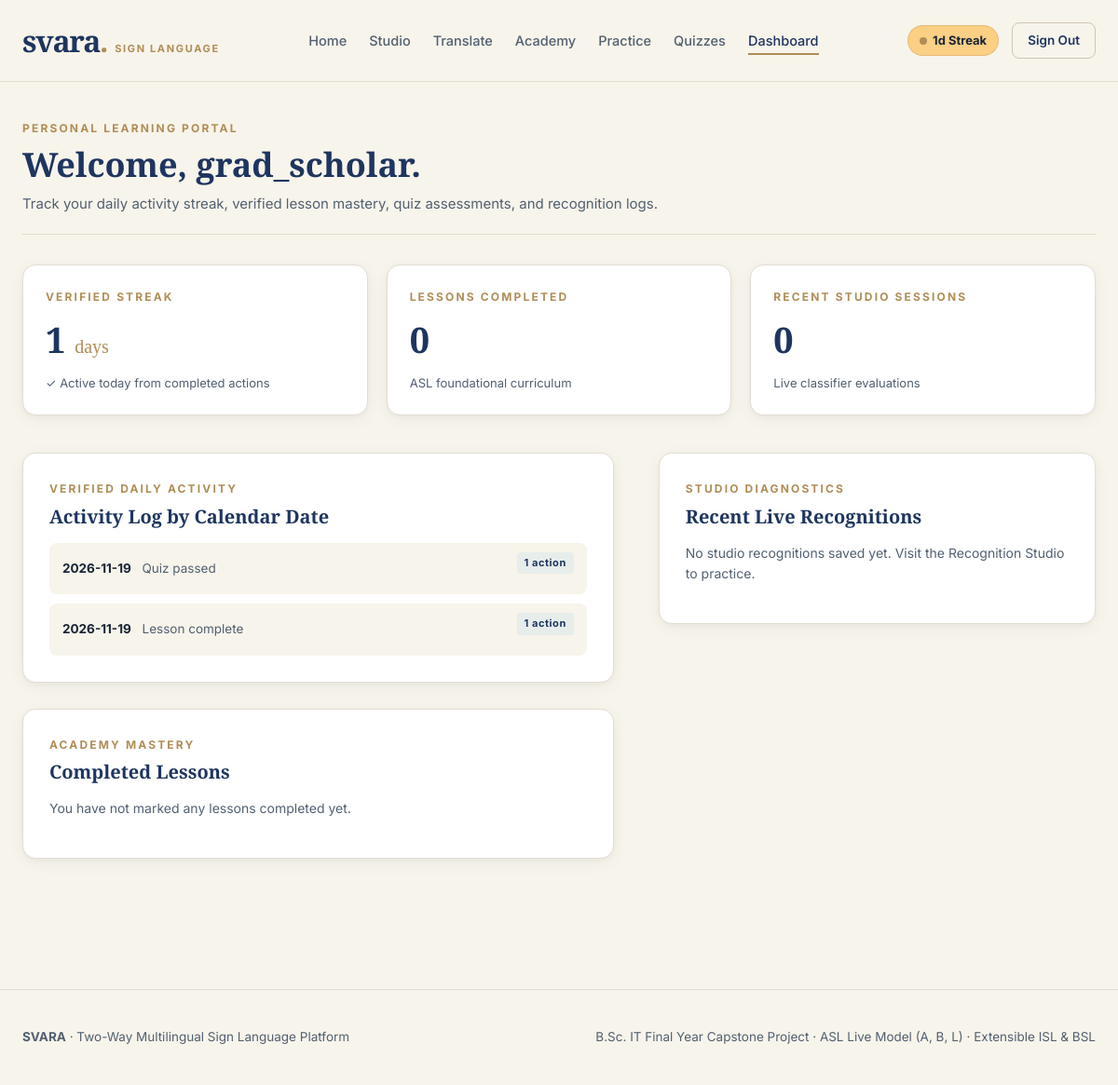
/dashboard (signed in), run on the app's committed database.
### tables this page shows
CREATE TABLE users (
                id INTEGER PRIMARY KEY AUTOINCREMENT,
                username TEXT UNIQUE NOT NULL,
                email TEXT UNIQUE NOT NULL,
                password_hash TEXT NOT NULL,
                created_at TEXT NOT NULL DEFAULT CURRENT_TIMESTAMP
            );

CREATE TABLE daily_activity (
                id INTEGER PRIMARY KEY AUTOINCREMENT,
                user_id INTEGER NOT NULL,
                calendar_date TEXT NOT NULL, -- Format: YYYY-MM-DD
                activity_type TEXT NOT NULL, -- 'lesson_complete' | 'quiz_passed' | 'practice_sign'
                count INTEGER NOT NULL DEFAULT 1,
                updated_at TEXT NOT NULL DEFAULT CURRENT_TIMESTAMP,
                FOREIGN KEY (user_id) REFERENCES users(id) ON DELETE CASCADE,
                UNIQUE (user_id, calendar_date, activity_type)
            );

### app.py (the view)
@app.get("/dashboard")
@login_required
def dashboard():
    user_id = session["user_id"]
    with get_connection() as conn:
        cursor = conn.cursor()
        cursor.execute("""
            SELECT calendar_date, activity_type, count
            FROM daily_activity
            WHERE user_id = ?
            ORDER BY calendar_date DESC LIMIT 14
        """, (user_id,))
        recent_activities = [dict(r) for r in cursor.fetchall()]
        cursor.execute("""
            SELECT l.title, l.unit_number, lp.completed_at
            FROM lesson_progress lp
            JOIN lessons l ON lp.lesson_id = l.id
            WHERE lp.user_id = ?
            ORDER BY lp.completed_at DESC
        """, (user_id,))
        completed_lessons = [dict(r) for r in cursor.fetchall()]
        cursor.execute("""
            SELECT q.question, qa.is_correct, qa.created_at
            FROM quiz_attempts qa
            JOIN quizzes q ON qa.quiz_id = q.id
            WHERE qa.user_id = ?
            ORDER BY qa.created_at DESC LIMIT 5
        """, (user_id,))
        recent_quizzes = [dict(r) for r in cursor.fetchall()]
        cursor.execute("""
            SELECT language_code, sign_label, confidence, status, created_at
            FROM recognition_history
            WHERE user_id = ?
            ORDER BY created_at DESC LIMIT 10
        """, (user_id,))
        recent_predictions = [dict(r) for r in cursor.fetchall()]
    streak = calculate_streak(user_id)
    return render_template(
        "dashboard.html",
        page="dashboard",
        streak=streak,
        recent_activities=recent_activities,
        completed_lessons=completed_lessons,
        recent_quizzes=recent_quizzes,
        recent_predictions=recent_predictions
    )

### app.py (called while the page is built)
def login_required(f):
    @wraps(f)
    def decorated_function(*args, **kwargs):
        if "user_id" not in session:
            flash("Please sign in to access this section.", "notice")
            return redirect(url_for("auth_view", next=request.path))
        return f(*args, **kwargs)
    return decorated_function

@app.context_processor
def inject_globals():
    user = None
    streak_info = {"current_streak": 0, "active_today": False}
    if "user_id" in session:
        user = get_user_by_id(session["user_id"])
        streak_info = calculate_streak(session["user_id"])
    return {
        "current_user": user,
        "user_streak": streak_info,
        "supported_languages": adapter.get_supported_languages()
    }

### database/db.py (called while the page is built)
def get_connection():
    conn = sqlite3.connect(DB_PATH)
    conn.row_factory = sqlite3.Row
    conn.execute("PRAGMA foreign_keys = ON")
    return conn

def get_user_by_id(user_id: int):
    with get_connection() as conn:
        cursor = conn.cursor()
        cursor.execute("SELECT id, username, email, created_at FROM users WHERE id = ?", (user_id,))
        return cursor.fetchone()

### templates/dashboard.html (shortened to what this page needs)
{% extends "base.html" %}
{% block content %}
<div style="border-bottom:1px solid var(--border-subtle); padding-bottom:20px; margin-bottom:32px;">
  <span class="eyebrow">Personal Learning Portal</span>
  <h1 style="font-size:36px; margin:8px 0;">Welcome, {{ current_user.username }}.</h1>
  <p style="color:var(--ink-muted); font-size:15px; margin:0;">
    Track your daily activity streak, verified lesson mastery, quiz assessments, and recognition logs.
  </p>
</div>
<div class="dashboard-stats-strip">
  <div class="stat-metric-card">
    <span class="eyebrow" style="margin:0;">Verified Streak</span>
    <div class="metric-value">{{ streak.current_streak }} <span style="font-size:20px; font-weight:400; color:var(--antique-brass);">days</span></div>
    <div class="metric-caption">
      {% if streak.active_today %}
        ✓ Active today from completed actions
      {% else %}
        Complete a lesson or quiz today to maintain streak
      {% endif %}
    </div>
  </div>
  <div class="stat-metric-card">
    <span class="eyebrow" style="margin:0;">Lessons Completed</span>
    <div class="metric-value">{{ completed_lessons | length }}</div>
    <div class="metric-caption">ASL foundational curriculum</div>
  </div>
  <div class="stat-metric-card">
    <span class="eyebrow" style="margin:0;">Recent Studio Sessions</span>
    <div class="metric-value">{{ recent_predictions | length }}</div>
    <div class="metric-caption">Live classifier evaluations</div>
  </div>
</div>
<div class="editorial-grid">
  <div>
    <div style="background:var(--parchment-card); border:1px solid var(--border-subtle); border-radius:var(--radius-md); padding:28px; box-shadow:var(--shadow-editorial); margin-bottom:28px;">
      <span class="eyebrow">Verified Daily Activity</span>
      <h3 style="font-size:20px; margin:8px 0 16px;">Activity Log by Calendar Date</h3>
      {% if recent_activities %}
        <div style="display:flex; flex-direction:column; gap:10px;">
          {% for act in recent_activities %}
            <div style="display:flex; justify-content:space-between; align-items:center; padding:10px 14px; background:var(--warm-parchment); border-radius:var(--radius-sm); font-size:13.5px;">
              <div>
                <strong>{{ act.calendar_date }}</strong>
                <span style="color:var(--ink-muted); margin-left:8px;">{{ act.activity_type.replace('_', ' ').capitalize() }}</span>
              </div>
              <span class="supported-badge">{{ act.count }} action{% if act.count > 1 %}s{% endif %}</span>
            </div>
          {% endfor %}
        </div>
      {% else %}
        <p style="font-size:14px; color:var(--ink-muted);">No activity recorded yet. Complete a lesson or quiz to start your verified record.</p>
      {% endif %}
    </div>
    <div style="background:var(--parchment-card); border:1px solid var(--border-subtle); border-radius:var(--radius-md); padding:28px; box-shadow:var(--shadow-editorial);">
      <span class="eyebrow">Academy Mastery</span>
      <h3 style="font-size:20px; margin:8px 0 16px;">Completed Lessons</h3>
      {% if completed_lessons %}
        <div style="display:flex; flex-direction:column; gap:8px;">
          {% for l in completed_lessons %}
            <div style="display:flex; justify-content:space-between; font-size:13.5px; border-bottom:1px solid var(--border-subtle); padding-bottom:8px;">
              <span>Unit {{ l.unit_number }}: {{ l.title }}</span>
              <span style="color:var(--ink-muted);">{{ l.completed_at[:10] }}</span>
            </div>
          {% endfor %}
        </div>
      {% else %}
        <p style="font-size:14px; color:var(--ink-muted);">You have not marked any lessons completed yet.</p>
      {% endif %}
    </div>
  </div>
  <div>
    <div style="background:var(--parchment-card); border:1px solid var(--border-subtle); border-radius:var(--radius-md); padding:28px; box-shadow:var(--shadow-editorial);">
      <span class="eyebrow">Studio Diagnostics</span>
      <h3 style="font-size:20px; margin:8px 0 16px;">Recent Live Recognitions</h3>
      {% if recent_predictions %}
        <div style="display:flex; flex-direction:column; gap:10px;">
          {% for p in recent_predictions %}
            <div style="display:flex; justify-content:space-between; align-items:center; padding:10px 14px; background:var(--warm-parchment); border-radius:var(--radius-sm); font-size:13px;">
              <div>
                <strong style="color:var(--primary-navy); font-size:15px;">Letter {{ p.sign_label }}</strong>
                <span style="color:var(--ink-muted); margin-left:8px;">({{ p.language_code }})</span>
              </div>
              <div style="text-align:right;">
                <span style="font-weight:700; color:var(--antique-brass);">{{ (p.confidence * 100) | round(1) }}% score</span>
                <div style="font-size:11px; color:var(--ink-light);">{{ p.created_at[11:19] }}</div>
              </div>
            </div>
          {% endfor %}
        </div>
      {% else %}
        <p style="font-size:14px; color:var(--ink-muted);">No studio recognitions saved yet. Visit the Recognition Studio to practice.</p>
      {% endif %}
    </div>
  </div>
</div>
{% endblock %}

### static/css/style.css (style rules this page uses)
:root { --primary-navy: #1E355F; --warm-parchment: #F7F4EB; --parchment-card: #FFFFFF; --honey-accent: #FBCF84; --antique-brass: #B08D57; --soft-mist: #E7EDEB; --mist-subtle: #F0F4F2; --dark-ink: #182536; --ink-muted: #526071; --ink-light: #8A98A8; --border-subtle: #E2DDD3; --border-strong: #CDC5B7; --danger-crimson: #B33939; --success-emerald: #1B7A4E; --radius-sm: 8px; --radius-md: 14px; --radius-lg: 20px; --radius-full: 9999px; --font-serif: "Playfair Display", Georgia, "Times New Roman", serif; --font-sans: "Inter", -apple-system, BlinkMacSystemFont, "Segoe UI", Roboto, sans-serif; --font-mono: "JetBrains Mono", Consolas, monospace; --transition-smooth: 0.2s cubic-bezier(0.16, 1, 0.3, 1); --shadow-editorial: 0 4px 20px -2px rgba(24, 37, 54, 0.06), 0 2px 6px -1px rgba(24, 37, 54, 0.04); }
*, *::before, *::after { box-sizing: border-box; }
body { margin: 0; padding: 0; background-color: var(--warm-parchment); color: var(--dark-ink); font-family: var(--font-sans); font-size: 16px; line-height: 1.6; -webkit-font-smoothing: antialiased; }
.eyebrow { font-size: 12px; font-weight: 700; letter-spacing: 0.18em; text-transform: uppercase; color: var(--antique-brass); margin-bottom: 8px; display: block; }
h1, h2, h3, h4 { font-family: var(--font-serif); color: var(--primary-navy); margin-top: 0; line-height: 1.2; }
.editorial-grid { display: grid; grid-template-columns: 1.15fr 0.85fr; gap: 48px; align-items: start; }
.supported-badge { display: inline-block; padding: 3px 8px; border-radius: 4px; font-size: 11px; font-weight: 700; letter-spacing: 0.05em; background: var(--soft-mist); color: var(--primary-navy); margin-bottom: 12px; }
.dashboard-stats-strip { display: grid; grid-template-columns: repeat(auto-fit, minmax(220px, 1fr)); gap: 20px; margin-bottom: 40px; }
.stat-metric-card { background: var(--parchment-card); border: 1px solid var(--border-subtle); border-radius: var(--radius-md); padding: 24px; box-shadow: var(--shadow-editorial); }
.metric-value { font-family: var(--font-serif); font-size: 38px; font-weight: 800; color: var(--primary-navy); margin: 6px 0; }
.metric-caption { font-size: 13px; color: var(--ink-muted); }

### data on the page
users: username "grad_scholar"
daily_activity: calendar_date "2026-11-19", activity_type.replace "Quiz passed", count "1"
daily_activity: calendar_date "2026-11-19", activity_type.replace "Lesson complete", count "1"

### other printed values
{{ user_streak.current_streak }} "1"
{{ streak.current_streak }} "1"
{{ completed_lessons | length }} "0"
{{ recent_predictions | length }} "0"
